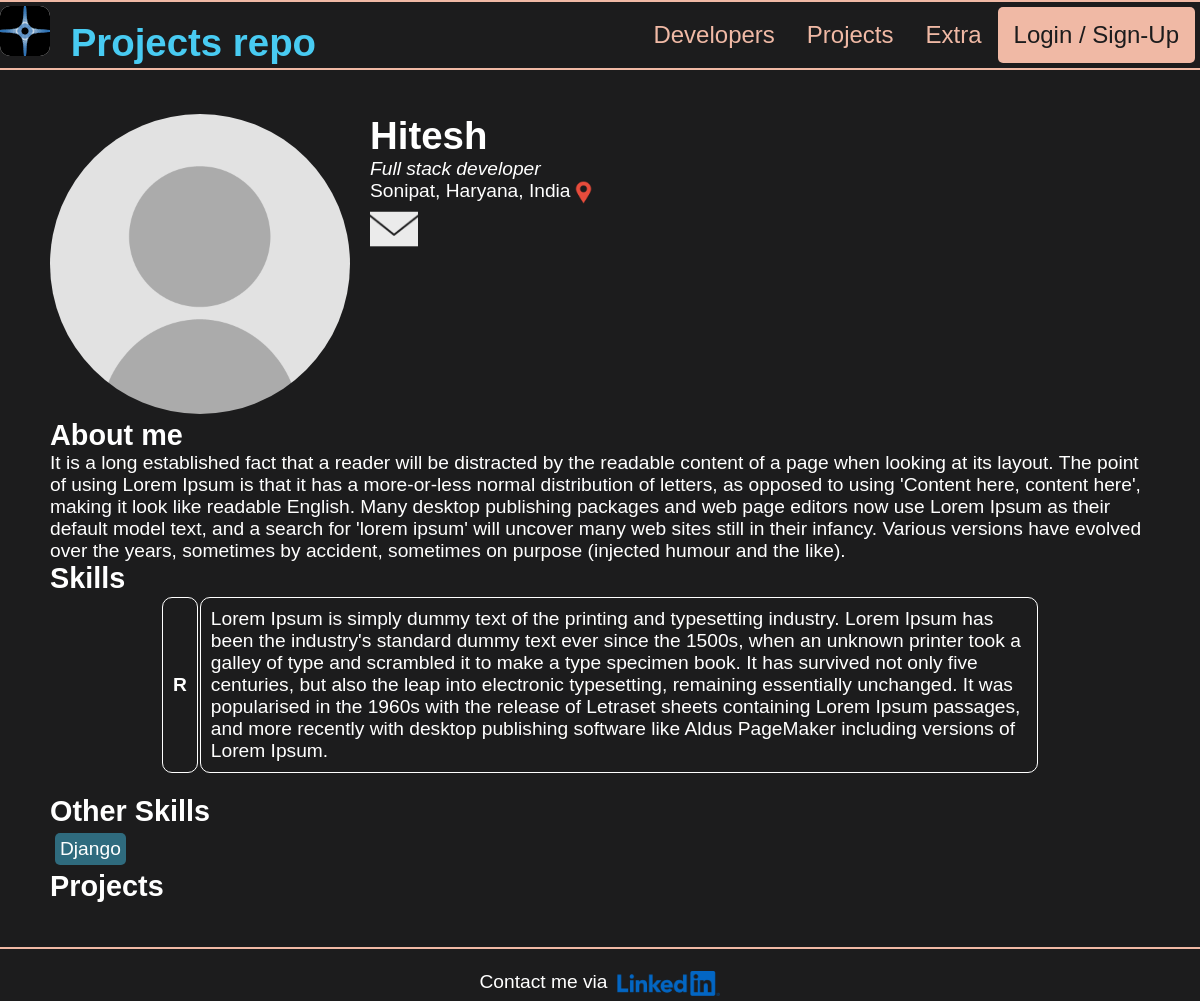
/profiles/1f52f3697a7f41dfa1b5d5d442c2a100/, run on an earlier commit of the app's database.
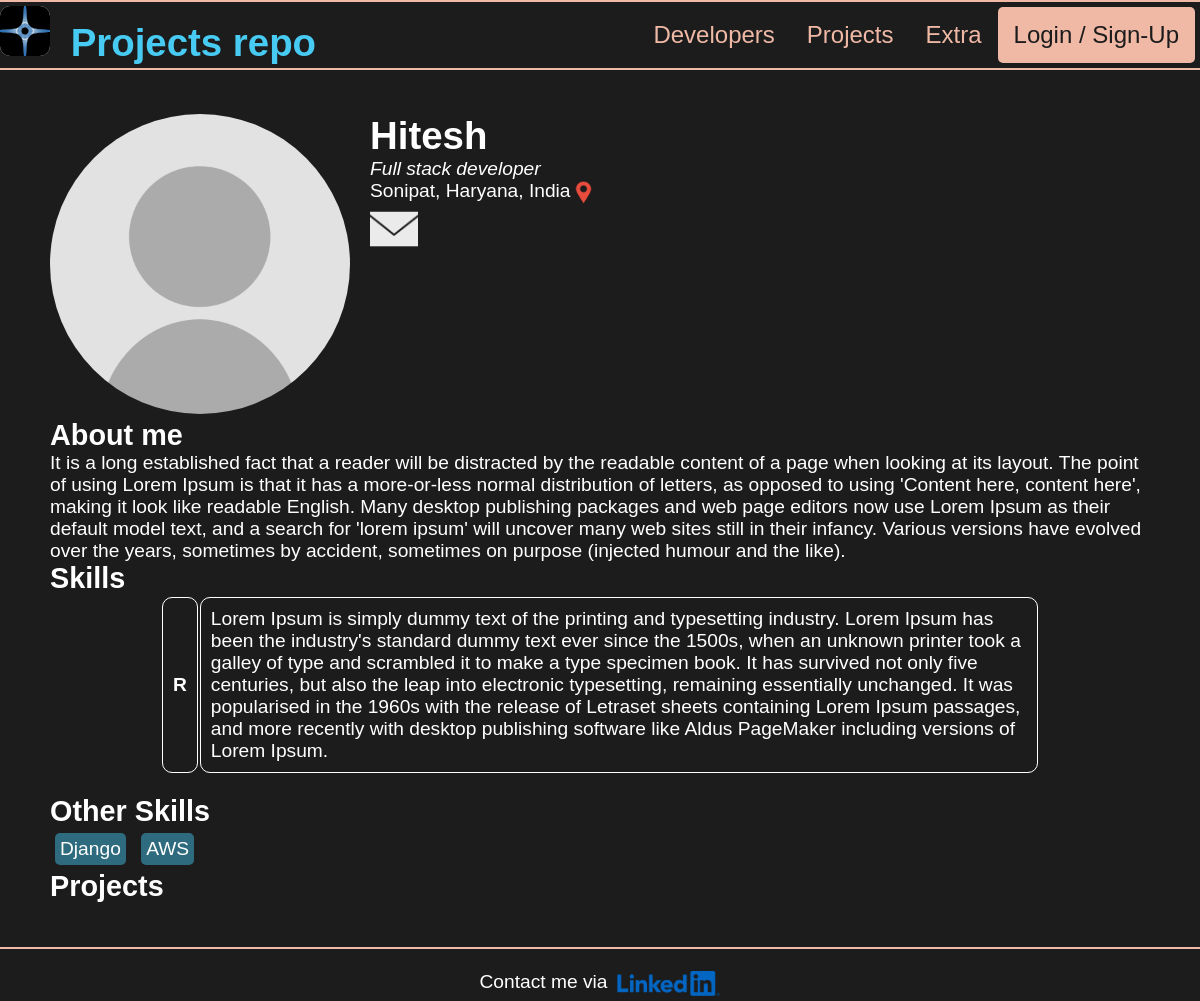
And on a later commit of the database.
### users/models.py (models this page shows, shortened)
class Skill(models.Model):
    owner = models.ForeignKey(Profile, on_delete=models.CASCADE, null = True, blank = True)
    name = models.CharField(max_length=200, null = True, blank = True)
    description = models.TextField(null = True, blank = True)
    created = models.DateTimeField(auto_now_add=True)
    id = models.UUIDField(default=uuid.uuid4, unique=True,
                          primary_key=True, editable=False)

### users/views.py (the view)
# urls.py: path('profiles/<str:pk>/', views.userProfile, name='user-profile'),
def userProfile(request, pk):
    profile = Profile.objects.get(id=pk)
    topSkills = profile.skill_set.exclude(description__exact='')
    otherSkills = profile.skill_set.filter(description='')
    context = {'profile': profile, 'padding': '15px',
               'topSkills': topSkills, 'otherSkills': otherSkills}
    return render(request, 'users/user-profile.html', context)

### users/templates/users/user-profile.html (shortened to what this page needs)
{% extends 'main.html' %}
{% load static %}
{% block content %}
<div style = "margin-left: 50px; margin-right: 50px; max-width: 1980px">
<div style = "display: inline-flex;">
    <left>
        <img src= "{{ profile.profile_image.url }}" width = "300" height = "300" style = "border-radius: 150px;">
    </left>
    <div style = "margin-left: 20px;">
        <h1>{{profile.name}}</h1>
        <i><p>{{profile.short_intro}}</p></i>
        <p><div style = "display: inline-flex;">
            {{profile.location}} <img src = '{% static "images/location-pin.png" %}' width = 25>
        </div></p>
        <div>
            <a href = "mailto:{{profile.email}}" style = "text-decoration: none;">
                <img src = '{% static "images/email.png" %}' width = 48 style = "border-radius: 5px">
            </a>
        </div>
    </div>
</div>
<h2>About me</h2>
<p>{{profile.bio}}</p>
<h2>Skills</h2>
<center>
<table class = "profile-table">
    {% for skill in topSkills.all %}
    <tr>
        <td><b>{{skill.name}}</b></td>
        <td>{{skill.description}}</td>
    </tr>
    {% endfor %}
</table>
</center>
{% if otherSkills %}
<h2>Other Skills</h2>
    {% for skill in otherSkills.all %}
        <span class = "tags">{{ skill.name }}</span>
    {% endfor %}
{% endif %}
<h2> Projects </h2>
</div>
{% endblock content %}

What changed in the data, as far as the page shows it:
added Skill: name "AWS", shown under "Other Skills"
